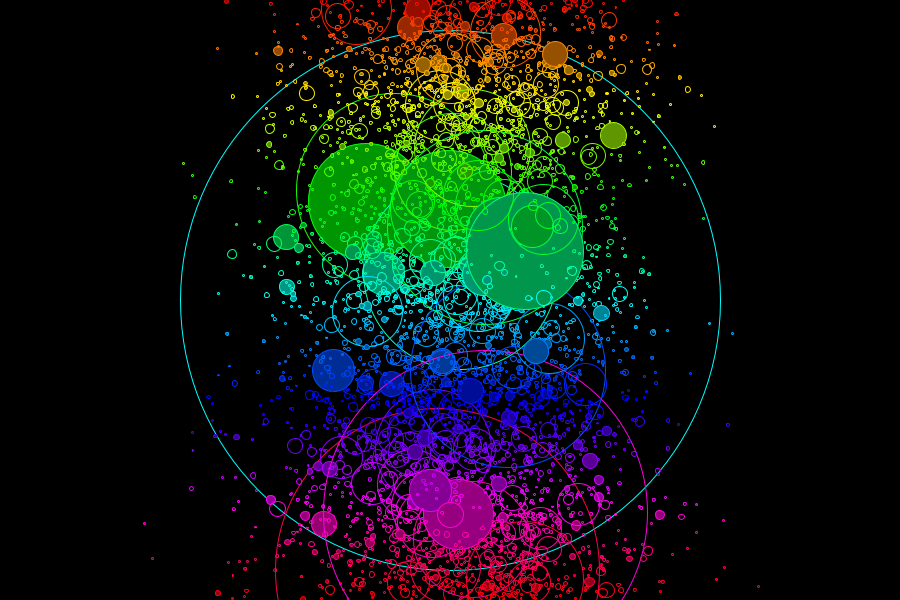
Frame 1 (no input)
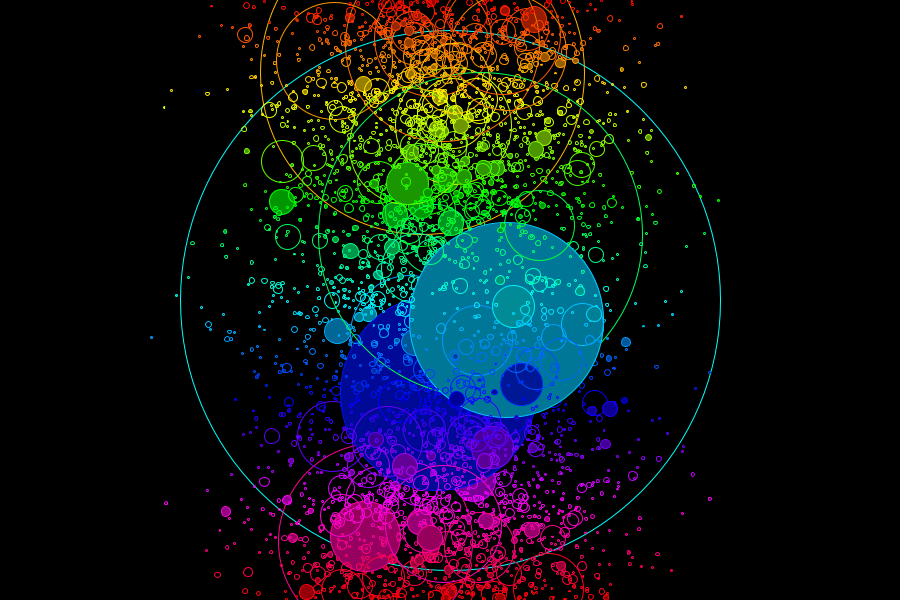
Frame 2 (the mouse pressed at the canvas centre, redrawn once)

The Processing sketch that drew these frames (run headless with seeded random() and noise(); the mouse was pressed at the canvas centre and the sketch redrawn once):

// Processing sketch: RecursiveBubbles
// ── RecursiveBubbles.pde
/******************************************************
 RecursiveBubbles.pde
 Created by: Practorius
 Date: 2021 06 13
 Created with: Processing 3.5.4
 ======================================================
 Based on Coding Train Challenge #77 by Daniel Shiffman
 ======================================================
 This is my take on recursion and drawing ' bubbbles'  
 with it. The initial diameter based on the width and
 height of the canvas.
 The stroke color of the bubble depends on the position
 on the canvas. The fill color depends on the position
 on the canvas and a 20% change of it being filled.
 ******************************************************/
float initD;

void setup() {
  size(900, 600);
  if (width<=height) {
    initD = 0.9 * width;
  } else {
    initD = 0.9*height;
  }
}


void draw() {
  background(0);
  noFill();
  drawFigure(0.5*width, 0.5*height, initD);
  noLoop();
}

void drawFigure(float x, float y, float d) {

  float col = map(y, 0, height, 0, 255);
  colorMode(HSB);
  if (random(1) < 0.2) {
    fill(col, 255, 150);
  } else {
    noFill();
  }
  stroke(col, 255, 255);
  ellipse(x, y, d, d); 

  if (d>2) {
    drawFigure(x - random(50), random(height), d*0.6);
    drawFigure(x + random(50), random(height), d*0.6);
  }
}
